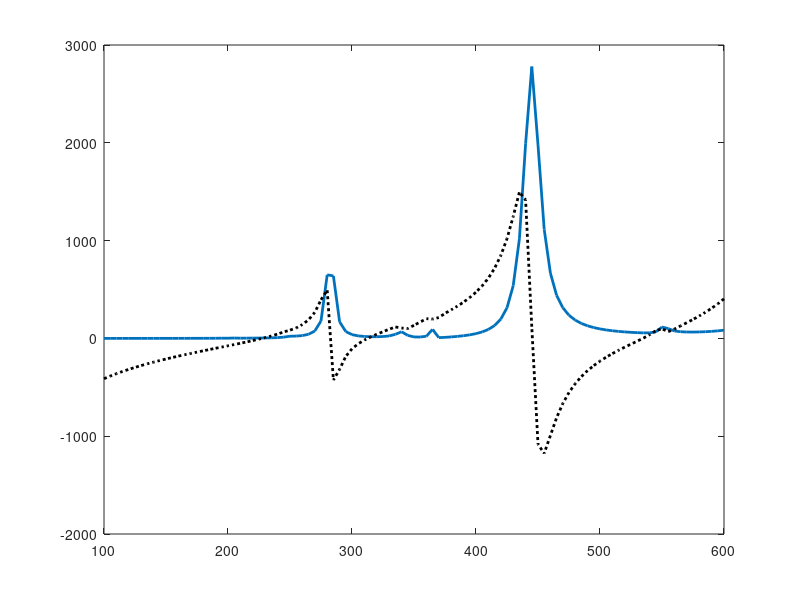

MATLAB code for this plot: (Note: this script raises an error after producing the figure.)

%%%%%%%%%%%%%%%%%%%%%%%%%cst
%
clc
clear all
close all
nrows= [3 7];
for row=nrows

    switch row
        case 3
            load ('nov8_3row.mat');
        case 7
            load ('nov8_7row.mat');
    end
    figure
    %
    p1=plot(f*1e-6, real(Zin), 'linewidth',2);
    hold on
    p2=plot(f*1e-6, imag(Zin),':k','linewidth',2);
    p1.Color=[0.7 0.7 0.7];
    p2.Color=[0.7 0.7 0.7];
    
    switch row
        case 3
            hs_hfss=importdata('Zin_3row_HFSS.csv');
        case 7
            hs_hfss=importdata('Zin_7row_HFSS.csv');
            %hs_hfss=importdata('Zin_nov7_7row.csv');
    end
    Zhfss=hs_hfss.data(:,2)+j*hs_hfss.data(:,3);
    Freq = hs_hfss.data(:,1);
    S11=(Zhfss-50)./(Zhfss+50);
    plot(Freq,real(Zhfss),'k','LineWidth',2);
    
    hold on
    plot(Freq,imag(Zhfss),':k','LineWidth',2);
    switch row
        case 3
            legend('Re. Model: 3 row','Im. Model: 3 row','Re. HFSS: 3 row','Im. HFSS: 3 row','location','northwest');
        case 7
            legend('Re. Model: 7 row','Im. Model: 7 row','Re. HFSS: 7 row','Im. HFSS: 7 row','location','northwest');
    end
    grid on
    set(gca, 'PlotBoxAspectRatio', [1 0.5 0.5])
    
    ylim([-500 1000])
    xlim([100 450])

    set(gca,'fontsize',14,'fontweight','b','FontName','Times New Roman');
    xlabel('Frequency (MHz)','fontsize',14,'fontweight','b','FontName','Times New Roman');
    ylabel('Input Impedance(\Omega)','fontsize',14,'fontweight','b','FontName','Times New Roman');
    

    S11_m=(Zin-50)./(Zin+50);
    
    Sdelta=abs(S11)-abs(S11_m).';
    
    figure
    S11_h_log=20*log10(abs(S11));%7raw
    S11_m_log=20*log10(abs((Zin-50)./(Zin+50)));
    plot(Freq,S11_h_log,'k',f*1e-6, S11_m_log, '--k','LineWidth',2);
    hold on

    set(gca, 'PlotBoxAspectRatio', [1 0.5 0.5])
    grid on

    set(gca,'fontsize',14,'fontweight','b','FontName','Times New Roman');
    xlabel('Frequency (MHz)','fontsize',14,'fontweight','b','FontName','Times New Roman');
    ylabel('|S_{11}| (dB)','fontsize',14,'fontweight','b','FontName','Times New Roman');
    xlim([100 450])
    
    
    
    figure

    plot(f/1e6, abs(Sdelta),'k','LineWidth',2);

    set(gca, 'PlotBoxAspectRatio', [1 0.5 0.5])    
    set(gca,'fontsize',14,'fontweight','b','FontName','Times New Roman');
    xlabel('Frequency (MHz)','fontsize',14,'fontweight','b','FontName','Times New Roman');
    ylabel('\Delta(S_{11})','fontsize',14,'fontweight','b','FontName','Times New Roman');
    xlim([100 450])
    
    sprintf('RMS delta S11 for %.0f row case: %.4f \n', rows, mean(Sdelta(Freq<=450).^2))
    
    if row==3
        Zhfss=hs_hfss.data(:,2)+j*hs_hfss.data(:,3);
        Freq = hs_hfss.data(:,1);
        S11_h=(Zhfss-50)./(Zhfss+50);
        load('8by1 new paper.mat')
        
        S11_1D = (Zd-50)./(Zd+50);
        
        Sdelta_1D= S11_h-S11_1D;

        sprintf('1D model RMS delta S11 for %.0f row case: %.4f \n', rows, mean(Sdelta_1D(Freq<=450).^2))
    end
    if row==7
        f7=f;
        Zin7=Zin;
        load('8by1 new paper.mat')
        
%         p1=plot(f7*1e-6, real(Zin7), 'linewidth',2);
%         hold on
%         p2=plot(f7*1e-6, imag(Zin7),':k','linewidth',2);
%         p1.Color=[0.7 0.7 0.7];
%         p2.Color=[0.7 0.7 0.7];
        p3=plot(f*1e-6, real(Zd),'-','linewidth',2);
        hold on
        p4=plot(f*1e-6, imag(Zd), '-.','linewidth',2);
        p3.Color=[0.7 0.7 0.7];
        p4.Color=[0.7 0.7 0.7];        
        Zhfss=hs_hfss.data(:,2)+j*hs_hfss.data(:,3);
        Freq = hs_hfss.data(:,1);
        S11_h=(Zhfss-50)./(Zhfss+50);
        plot(Freq,real(Zhfss),'k','LineWidth',2);
        hold on
        plot(Freq,imag(Zhfss),':k','LineWidth',2);
        grid on
        set(gca, 'PlotBoxAspectRatio', [1 0.5 0.5])
        set(gca,'fontsize',14,'fontweight','b','FontName','Times New Roman');
        legend('Re. 1D Model','Im. 1D Model','Re. HFSS: 7 row','Im. HFSS: 7 row','location','northwest');
        xlabel('Frequency (MHz)','fontsize',14,'fontweight','b','FontName','Times New Roman');
        ylabel('Input Impedance(\Omega)','fontsize',14,'fontweight','b','FontName','Times New Roman');
        ylim([-500 1000])
        xlim([100 450])
        

        S11_1D = (Zd-50)./(Zd+50);
        
        Sdelta_1D= S11_h-S11_1D;

        sprintf('1D model RMS delta S11 for %.0f row case: %.4f \n', rows, mean(Sdelta_1D(Freq<=450).^2))
    
    end
end
